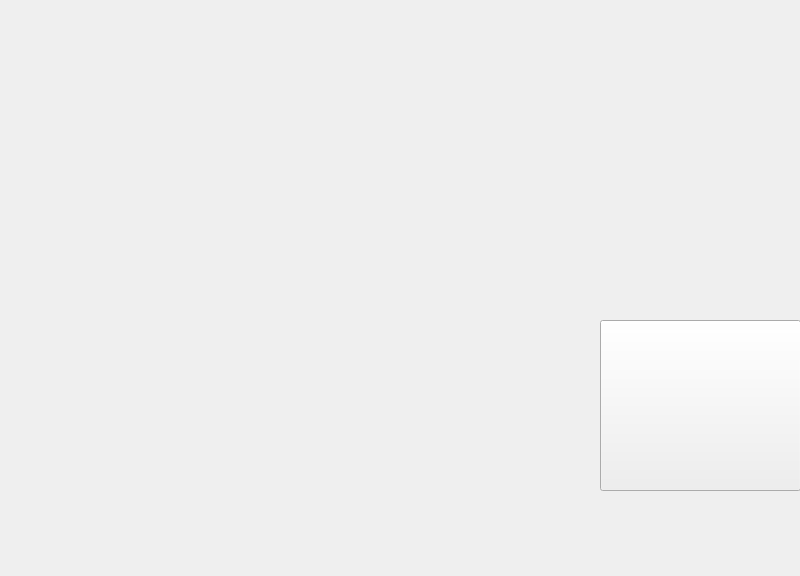
<?xml version="1.0" encoding="UTF-8"?>
<ui version="4.0">
 <class>MainWindow</class>
 <widget class="QMainWindow" name="MainWindow">
  <property name="geometry">
   <rect>
    <x>0</x>
    <y>0</y>
    <width>800</width>
    <height>576</height>
   </rect>
  </property>
  <property name="windowTitle">
   <string>MainWindow</string>
  </property>
  <property name="styleSheet">
   <string notr="true"/>
  </property>
  <widget class="QWidget" name="centralwidget">
   <property name="styleSheet">
    <string notr="true">#centralwidget { 
            border-image: url(:/res/res/ButtonsFINAL.png) 0 -800 0 0 stretch stretch;
}</string>
   </property>
   <widget class="QPushButton" name="newSeqButton">
    <property name="geometry">
     <rect>
      <x>160</x>
      <y>30</y>
      <width>271</width>
      <height>151</height>
     </rect>
    </property>
    <property name="autoFillBackground">
     <bool>false</bool>
    </property>
    <property name="styleSheet">
     <string notr="true">background-color: rgba(0, 0, 0,0);</string>
    </property>
    <property name="text">
     <string/>
    </property>
    <property name="default">
     <bool>false</bool>
    </property>
    <property name="flat">
     <bool>true</bool>
    </property>
   </widget>
   <widget class="QPushButton" name="uploadSeqButton">
    <property name="geometry">
     <rect>
      <x>240</x>
      <y>210</y>
      <width>141</width>
      <height>131</height>
     </rect>
    </property>
    <property name="styleSheet">
     <string notr="true">background-color: rgba(0, 0, 0,0);</string>
    </property>
    <property name="text">
     <string/>
    </property>
    <property name="flat">
     <bool>true</bool>
    </property>
   </widget>
   <widget class="QPushButton" name="generateButton">
    <property name="geometry">
     <rect>
      <x>600</x>
      <y>320</y>
      <width>201</width>
      <height>171</height>
     </rect>
    </property>
    <property name="styleSheet">
     <string notr="true">border-image: url(:/res/res/Button2FINAL.png) 0 0 0 0 stretch stretch;</string>
    </property>
    <property name="text">
     <string/>
    </property>
   </widget>
  </widget>
  <widget class="QStatusBar" name="statusbar">
   <property name="enabled">
    <bool>true</bool>
   </property>
   <property name="acceptDrops">
    <bool>false</bool>
   </property>
   <property name="autoFillBackground">
    <bool>false</bool>
   </property>
   <property name="sizeGripEnabled">
    <bool>false</bool>
   </property>
  </widget>
  <widget class="QMenuBar" name="menuBar">
   <property name="geometry">
    <rect>
     <x>0</x>
     <y>0</y>
     <width>800</width>
     <height>22</height>
    </rect>
   </property>
  </widget>
 </widget>
 <resources/>
 <connections/>
</ui>
